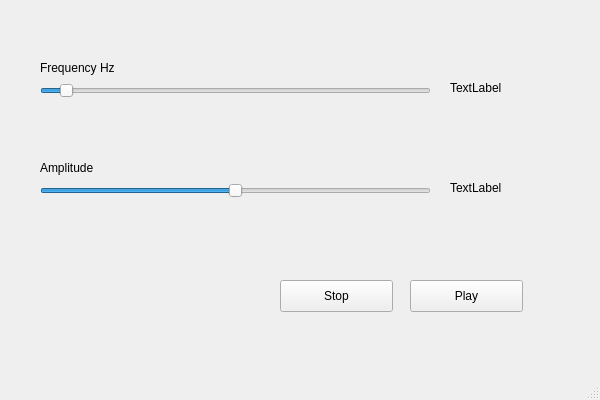
<?xml version="1.0" encoding="UTF-8"?>
<ui version="4.0">
 <class>MainWindow</class>
 <widget class="QMainWindow" name="MainWindow">
  <property name="geometry">
   <rect>
    <x>0</x>
    <y>0</y>
    <width>600</width>
    <height>400</height>
   </rect>
  </property>
  <property name="minimumSize">
   <size>
    <width>600</width>
    <height>400</height>
   </size>
  </property>
  <property name="maximumSize">
   <size>
    <width>600</width>
    <height>400</height>
   </size>
  </property>
  <property name="windowTitle">
   <string>MainWindow</string>
  </property>
  <widget class="QWidget" name="centralwidget">
   <widget class="QSlider" name="horizontalSlider_freq">
    <property name="geometry">
     <rect>
      <x>40</x>
      <y>80</y>
      <width>391</width>
      <height>22</height>
     </rect>
    </property>
    <property name="minimum">
     <number>20</number>
    </property>
    <property name="maximum">
     <number>4000</number>
    </property>
    <property name="value">
     <number>220</number>
    </property>
    <property name="orientation">
     <enum>Qt::Horizontal</enum>
    </property>
   </widget>
   <widget class="QSlider" name="horizontalSlider_amp">
    <property name="geometry">
     <rect>
      <x>40</x>
      <y>180</y>
      <width>391</width>
      <height>22</height>
     </rect>
    </property>
    <property name="minimum">
     <number>0</number>
    </property>
    <property name="maximum">
     <number>100</number>
    </property>
    <property name="value">
     <number>50</number>
    </property>
    <property name="orientation">
     <enum>Qt::Horizontal</enum>
    </property>
   </widget>
   <widget class="QLabel" name="freq">
    <property name="geometry">
     <rect>
      <x>40</x>
      <y>60</y>
      <width>111</width>
      <height>16</height>
     </rect>
    </property>
    <property name="text">
     <string>Frequency Hz</string>
    </property>
   </widget>
   <widget class="QLabel" name="label_amp">
    <property name="geometry">
     <rect>
      <x>40</x>
      <y>160</y>
      <width>91</width>
      <height>16</height>
     </rect>
    </property>
    <property name="text">
     <string>Amplitude</string>
    </property>
   </widget>
   <widget class="QLabel" name="label_ampValue">
    <property name="geometry">
     <rect>
      <x>450</x>
      <y>180</y>
      <width>59</width>
      <height>16</height>
     </rect>
    </property>
    <property name="text">
     <string>TextLabel</string>
    </property>
   </widget>
   <widget class="QLabel" name="label_freqValue">
    <property name="geometry">
     <rect>
      <x>450</x>
      <y>80</y>
      <width>59</width>
      <height>16</height>
     </rect>
    </property>
    <property name="text">
     <string>TextLabel</string>
    </property>
   </widget>
   <widget class="QPushButton" name="pushButton_stop">
    <property name="geometry">
     <rect>
      <x>280</x>
      <y>280</y>
      <width>113</width>
      <height>32</height>
     </rect>
    </property>
    <property name="text">
     <string>Stop</string>
    </property>
   </widget>
   <widget class="QPushButton" name="pushButton_play">
    <property name="geometry">
     <rect>
      <x>410</x>
      <y>280</y>
      <width>113</width>
      <height>32</height>
     </rect>
    </property>
    <property name="text">
     <string>Play</string>
    </property>
   </widget>
  </widget>
  <widget class="QMenuBar" name="menubar">
   <property name="geometry">
    <rect>
     <x>0</x>
     <y>0</y>
     <width>600</width>
     <height>22</height>
    </rect>
   </property>
  </widget>
  <widget class="QStatusBar" name="statusbar"/>
 </widget>
 <resources/>
 <connections/>
</ui>
